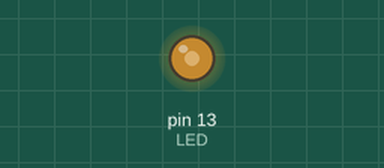
The sketch below on a simulated Arduino Uno, built with avr-gcc and run on an emulated ATmega328P. Shown: output pins drawn as LEDs (lit = HIGH). What the sketch prints to the serial monitor is not drawn.

Above: at 0.1 s.
Timing chart, 0 to 1.6 s (numbered marks = the images above):
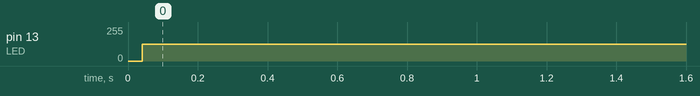

The sketch:

timer1intr.ino
```cpp
//file:   timer1int.ino
//author: sarodp@yahoo.com
//date:   22-mar-2017
//
//================================================

const byte LED = LED_BUILTIN;

volatile long counter = 0;
volatile long counter0 = 0;
volatile long counterdiff = 0;
volatile boolean state = false;

ISR(TIMER1_COMPA_vect)
{
//static boolean state = false;
  state = !state;  // toggle
  digitalWrite (LED, state ? HIGH : LOW);
  counter = counter + 1;
}

void setup() {
  pinMode (LED, OUTPUT);

  // set up Timer 1
  TCCR1A = 0;          // normal operation
  TCCR1B = bit(WGM12) | bit(CS10);   // CTC, no pre-scaling
  OCR1A =  999;       // compare A register value (1000 * clock speed)
  TIMSK1 = bit (OCIE1A);             // interrupt on Compare A Match

  //serial
  Serial.begin(115200);
  Serial.println("hello.........");
}  // end of setup


void loop() {
  Serial.print("state/counter/counterdiff = ");
  Serial.print(state);
  Serial.print("/");
  Serial.print(counter);
  Serial.print("/");
  Serial.println(counterdiff);
  counter0 = counter;
  delay(1000);
  counterdiff = counter- counter0;
}
```

Measured:
- by itself, pin 13 (LED): 0/255 → 126/255 at 0.04 s
